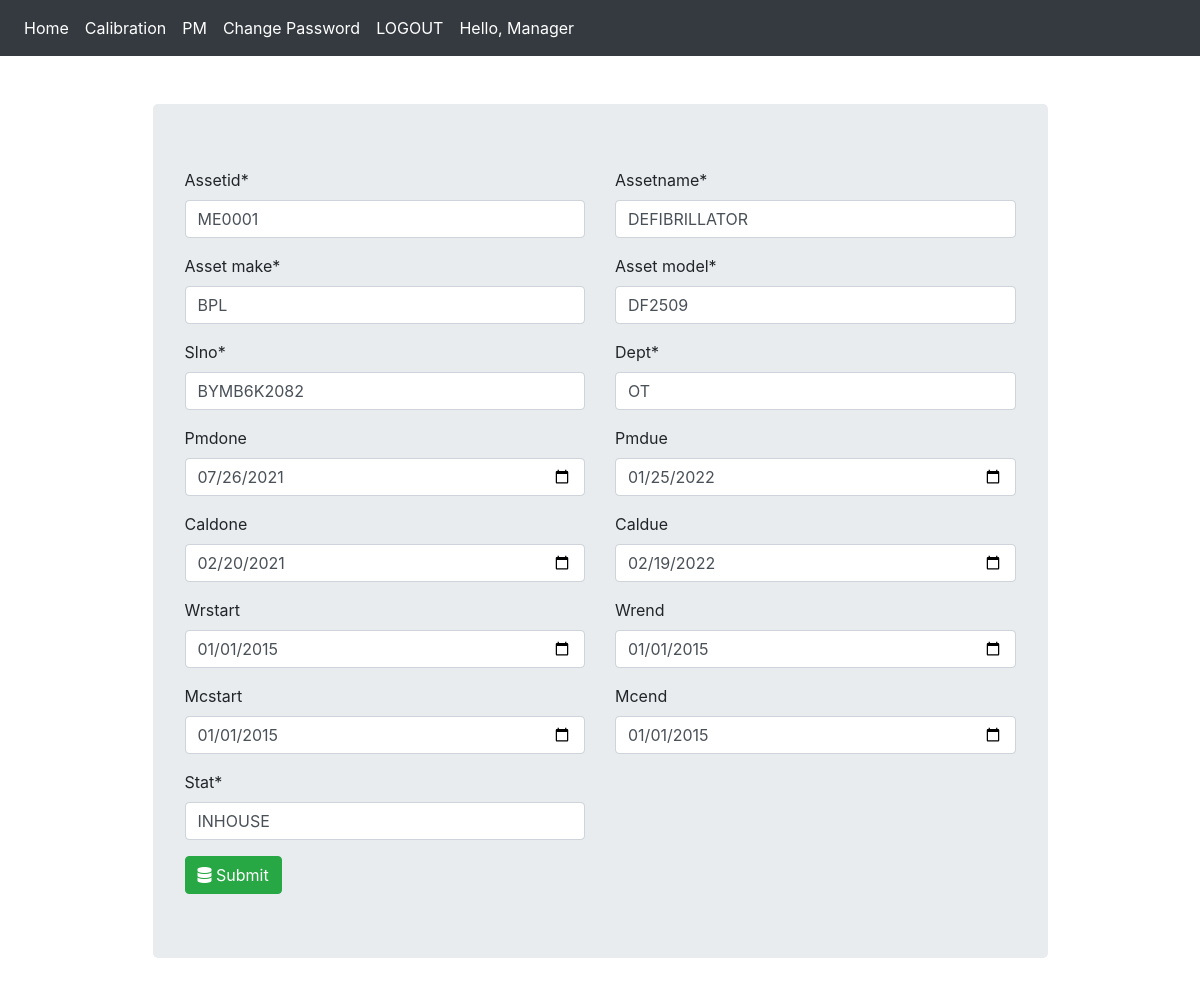
/1/ (signed in), run on the app's committed database.
### assets/models.py (models this page shows, shortened)
class Asset(models.Model):
    assetid = CharField(max_length=100)
    assetname = CharField(max_length=100)
    asset_make = CharField(max_length=100)
    asset_model = CharField(max_length=100)
    slno = CharField(max_length=100)
    dept = CharField(max_length=100)
    pmdone = models.DateField(auto_now_add=False, auto_now=False, blank=True)
    pmdue = models.DateField(auto_now_add=False, auto_now=False, blank=True)
    pmstat = CharField(max_length=100)
    caldue = models.DateField(auto_now_add=False, auto_now=False, blank=True)
    caldone = models.DateField(auto_now_add=False, auto_now=False, blank=True)
    calstat = CharField(max_length=100)
    wrstart = models.DateField(auto_now_add=False, auto_now=False, blank=True)
    wrend = models.DateField(auto_now_add=False, auto_now=False, blank=True)
    warranty = CharField(max_length=100)
    mcstart = models.DateField(auto_now_add=False, auto_now=False, blank=True)
    mcend = models.DateField(auto_now_add=False, auto_now=False, blank=True)
    amc_cmc = CharField(max_length=100)
    stat = CharField(max_length=100)

### assets/decorators.py (the view)
        def wrapper_func(request, *args, **kwargs):
            group = None
            if request.user.groups.exists():
                group = request.user.groups.all()[0].name
            if group in allowed_roles:
                return view_func(request, *args, **kwargs)
            else:
                return HttpResponse('You are not Autherized')
            return view_func(request, *args, **kwargs)

### assets/forms.py
class AssetForm(forms.ModelForm):
    class Meta:
        model = Asset
        fields = ('assetid','assetname','asset_make','asset_model','slno','dept','pmdone','pmdue','caldone','caldue','wrstart','wrend','mcstart','mcend','stat')
        widgets = {
            'pmdue': DateInput(),
            'caldue' : DateInput(),
            'pmdone' : DateInput(),
            'caldone' : DateInput(),
            'wrstart' : DateInput(),
            'wrend' : DateInput(),
            'mcstart' : DateInput(),
            'mcend' : DateInput(),
        }
    def __init__(self, *arg, **kwargs):
        super(AssetForm,self).__init__(*arg, **kwargs)

### assets/views.py (called while the page is built, shortened)
@login_required(login_url="/login/")
@allowed_users(allowed_roles=['staff'])
def asset_form(request,id=0):
    if request.method == "GET":
        if id==0:
            form = AssetForm()
        else:
            assetcontent = Asset.objects.get(pk=id)
            form = AssetForm(instance=assetcontent)
        return render(request, "assetform.html", {'form':form})

### assets/templates/assetform.html (shortened to what this page needs)
{% extends "base.html" %}
{% load crispy_forms_tags %}
{% block content %}
<div class="container">
  <div class="col-md-10 offset-md-1 mt-5">
    <div class="jumbotron">
              <form action="" method="post" autocomplete="off">
                <div class = "row">
                  <div class="col-md-6">
                    {{ form.assetid|as_crispy_field }}
                  </div>
                  <div class="col-md-6">
                    {{ form.assetname|as_crispy_field }}
                  </div>
                </div>
                <div class = "row">
                  <div class="col-md-6">
                    {{ form.asset_make|as_crispy_field }}
                  </div>
                  <div class="col-md-6">
                    {{ form.asset_model|as_crispy_field }}
                  </div>
                </div>
                <div class = "row">
                  <div class="col-md-6">
                    {{ form.slno|as_crispy_field }}
                  </div>
                  <div class="col-md-6">
                    {{ form.dept|as_crispy_field }}
                  </div>
                </div>
                <div class = "row">
                  <div class="col-md-6">
                    {{ form.pmdone|as_crispy_field }}
                  </div>
                  <div class="col-md-6">
                    {{ form.pmdue|as_crispy_field }}
                  </div>
                </div>
                <div class = "row">
                  <div class="col-md-6">
                    {{ form.caldone|as_crispy_field }}
                  </div>
                  <div class="col-md-6">
                    {{ form.caldue|as_crispy_field }}
                  </div>
                </div>
                <div class = "row">
                  <div class="col-md-6">
                    {{ form.wrstart|as_crispy_field }}
                  </div>
                  <div class="col-md-6">
                    {{ form.wrend|as_crispy_field }}
                  </div>
                </div>
                <div class = "row">
                  <div class="col-md-6">
                    {{ form.mcstart|as_crispy_field }}
                  </div>
                  <div class="col-md-6">
                    {{ form.mcend|as_crispy_field }}
                  </div>
                </div>
                <div class = "row">
                  <div class="col-md-6">
                    {{ form.stat|as_crispy_field }}
                  </div>
                </div>
                <button type="submit" class="btn btn-success"><i class="fas fa-database"></i> Submit</button>
              </form>
    </div>
  </div>
</div>
{% endblock content %}

### assets/templates/base.html (shortened to what this page needs)
{% load static %}
<!doctype html>
<html lang="en">
  <head>
    <link href="https://cdn.jsdelivr.net/npm/bootstrap@5.0.2/dist/css/bootstrap.min.css" rel="stylesheet">
    <link rel="stylesheet" href="https://maxcdn.bootstrapcdn.com/bootstrap/4.0.0/css/bootstrap.min.css">
    <link rel="stylesheet" type="text/css" href="https://cdn.datatables.net/1.10.25/css/jquery.dataTables.css">
    <link rel="stylesheet" href="https://cdnjs.cloudflare.com/ajax/libs/font-awesome/5.15.4/css/all.min.css">
    <link href="//netdna.bootstrapcdn.com/twitter-bootstrap/2.3.2/css/bootstrap-combined.min.css" rel="stylesheet" id="bootstrap-css">
  </head>
  <body>
    <nav class="navbar navbar-expand-lg text-white bg-dark">
      <ul class="navbar-nav ">
        <li class="nav-item">
          <a class="nav-link text-white" href="{% url 'index' %}">Home</a>
        </li>
        <li class="nav-item">
          <a class="nav-link text-white" href="{% url 'calfilter' %}">Calibration</a>
        </li>
        <li class="nav-item">
          <a class="nav-link text-white" href="{% url 'asset_view' %}">PM</a>
        </li>
        <li class="nav-item">
          <a class="nav-link text-white" href="{% url 'password_change' %}">Change Password</a>
        </li>
        <li class="nav-item ">
          <a class="nav-link text-white" href="{% url 'logoutuser' %}">LOGOUT</a>
        </li>
        <li class="nav-item ">
          <a class="nav-link text-white">Hello, {{ user.username|title }}</a>
        </li>
      </ul>
    </nav>
    {% block content %}
    {% endblock content %}
  </body>
</html>

### data on the page
Asset: assetid "ME0001", assetname "DEFIBRILLATOR", asset_make "BPL", asset_model "DF2509", slno "BYMB6K2082", dept "OT", pmdone "07/26/2021", pmdue "01/25/2022", caldone "02/20/2021", caldue "02/19/2022", wrstart "01/01/2015", wrend "01/01/2015", mcstart "01/01/2015", mcend "01/01/2015", stat "INHOUSE"

### other printed values
{{ user.username|title }} "Manager"
